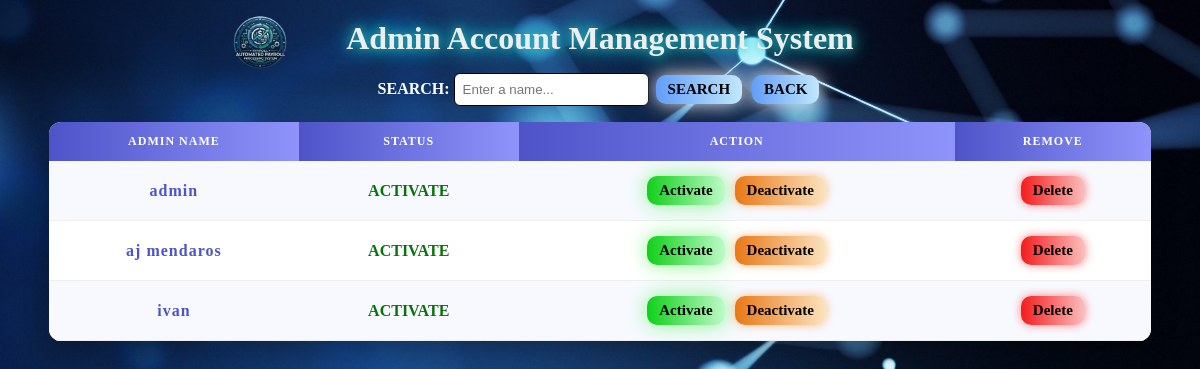
The page /AUTO_PAY/ADMIN/admin_acc.php on the database its author committed.
### tables this page shows
CREATE TABLE `admin_acc` (
  `id` int(11) NOT NULL,
  `admin_name` varchar(15) NOT NULL,
  `password` varchar(100) NOT NULL,
  `status` varchar(100) NOT NULL
);

### AUTO_PAY/ADMIN/admin_acc.php (the view, shortened to what this page needs)
<form method="POST">
    <div id="logo-box">
        <img id="logo" src="../logo.png">
    </div>
    <h1>Admin Account Management System</h1>
    <label>SEARCH: </label>
    <input type="text" name="admin_name" placeholder="Enter a name...">
    <button name="search">SEARCH</button>
    <button type="button" onclick="location.href='admins_view.php'">BACK</button>
</form>
<?php
include "db.php";
if(isset($_POST['search'])){
    $admin_name = $_POST['admin_name'];
    $result = mysqli_query($conn,
    "SELECT * FROM admin_acc
    WHERE admin_name LIKE '%$admin_name%'");
}else{
    $result = mysqli_query($conn,
    "SELECT * FROM admin_acc
    ORDER BY admin_name ASC");
}
echo "<div class='table-scroll'>";
    echo "<table>";
    echo "<tr>
            <th>ADMIN NAME</th>
            <th>STATUS</th>
            <th>ACTION</th>
            <th>REMOVE</th>
        </tr>";
    while($rows = mysqli_fetch_assoc($result)){
        echo "<tr>";
        echo "<td>".$rows['admin_name']."</td>";
        $statusClass = ($rows['status'] == 'ACTIVATE') ? 'active' : 'inactive';
        echo "<td class='$statusClass'>".$rows['status']."</td>";
        echo "<form method='POST' style='display:inline;'>";
        echo "<td>
                <input type='hidden' name='id' value='".$rows['id']."'>
                <button type='submit' name='action' id='activate' value='activate'> Activate</button>
                <button type='submit' name='action' id='deactivate' value='deactivate'> Deactivate </button>
            </td>";
        echo "<td>
                <input type='hidden' name='id' value='".$rows['id']."'>
                <button type='submit' name='action' id='delete' value='delete'> Delete </button>
            </td>";
        echo "</form>";
        echo "</tr>";
    }
    echo "</table>";
echo "</div>";
?>

### AUTO_PAY/ADMIN/admin_acc.php (style rules this page uses)
* { margin: 0; padding: 0; box-sizing: border-box; }
#logo-box { position: absolute; top: 10px; left: 200px; display: flex; align-items: center; gap: 10px; z-index: 20; }
#logo { width: 120px; }
h1 { text-align: center; color: #edeeef; font-family:Copperplate, "Copperplate Gothic Light", fantasy; text-shadow: 0 0 10px #31a5a9, 0 0 20px #00f7ff; margin-bottom: 15px; }
form { text-align: center; margin-bottom: 15px; }
label { font-family:Copperplate, "Copperplate Gothic Light", fantasy; color: white; font-weight: bold; }
input[type="text"] { padding: 8px; border-radius: 6px; border: 1px black solid; outline: none; }
button { padding: 6px 12px; margin: 3px; font-family:Copperplate, "Copperplate Gothic Light", fantasy; font-weight: bold; font-size: 15px; border-radius: 10px; border: none; background-image: linear-gradient(to right, #629dfa 0%, #c2e9fb 51%, #629dfa 100%); background-size: 200% auto; cursor: pointer; transition: 0.3s; box-shadow: 0 0 20px #eeeeee; }
.table-scroll { width: 95%; max-height: 500px; overflow-y: auto; border-radius: 12px; background: white; box-shadow: 0 10px 25px rgba(0,0,0,0.3); }
table { width: 100%; border-collapse: collapse; }
th { position: sticky; font-family:Copperplate, "Copperplate Gothic Light", fantasy; top: 0; background: linear-gradient(to right, #4e54c8, #8f94fb); color: white; padding: 12px; font-size: 12px; text-transform: uppercase; letter-spacing: 1px; }
td { text-align: center; font-weight: bold; padding: 12px; border-bottom: 1px solid #eee; }
tr:nth-child(even) { background: #f7f9ff; }
td:first-child { font-family:Copperplate, "Copperplate Gothic Light", fantasy; font-weight: bold; color: #4e54c8; letter-spacing: 1px; }
.active { color: #05720a; font-weight: bold; }
#activate { padding: 6px 12px; font-family:Copperplate, "Copperplate Gothic Light", fantasy; font-weight: bold; font-size: 15px; border-radius: 10px; border: none; background: linear-gradient(to right, #0fd019 0%, #c2fbcc 51%, #03941e 100%); background-size: 200% auto; cursor: pointer; transition: 0.3s; box-shadow: 0 0 20px #8af58f; }
#deactivate { padding: 6px 12px; font-family:Copperplate, "Copperplate Gothic Light", fantasy; font-weight: bold; font-size: 15px; border-radius: 10px; border: none; background: linear-gradient(to right, #e97816 0%, #fbe6c2 51%, #c67e0a 100%); background-size: 200% auto; cursor: pointer; transition: 0.3s; box-shadow: 0 0 10px #ffbb83; }
#delete { padding: 6px 12px; font-family:Copperplate, "Copperplate Gothic Light", fantasy; font-weight: bold; font-size: 15px; border-radius: 10px; border: none; background: linear-gradient(to right, #f51c1c 0%, #fbc2c2 51%, #b31a1a 100%); background-size: 200% auto; cursor: pointer; transition: 0.3s; box-shadow: 0 0 10px #ff8383; }

### rows shown on the page
admin_acc: admin_name "admin", status "ACTIVATE"
admin_acc: admin_name "aj mendaros", status "ACTIVATE"
admin_acc: admin_name "ivan", status "ACTIVATE"
